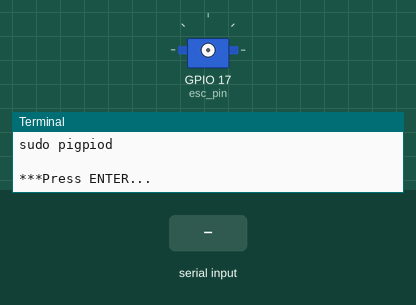
Simulated run of this program. Board: Raspberry Pi (BCM pin numbers). Shown: servo, the last lines printed to the terminal. Inputs (shaded band) come from the test bench. Servo angles are drawn from the pulse width (0.5 ms = 0°, 2.5 ms = 180°).

Above: at 1.2 s.
1.3 s: "s" typed at the terminal, then Enter
2.8 s: "q" typed at the terminal, then Enter
At 3.6 s:
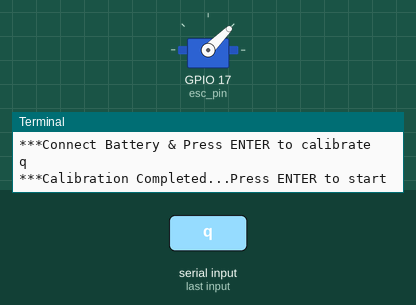
4.3 s: "5" typed at the terminal, then Enter
5.8 s: "s" typed at the terminal, then Enter
7.3 s: "90" typed at the terminal, then Enter
At 8.2 s:
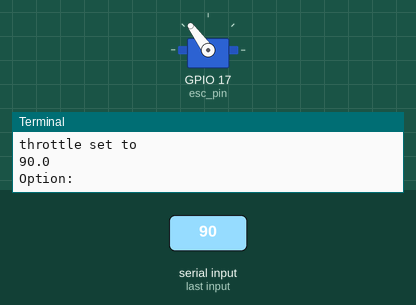
8.8 s: "q" typed at the terminal, then Enter
At 9.4 s:
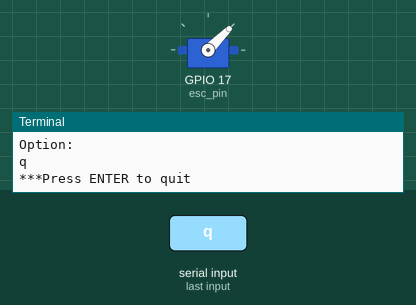
Timing chart, 0 to 11.3 s (numbered marks = the images above; inputs shaded):
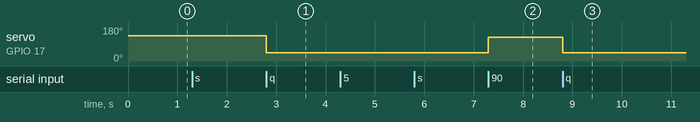

The program:

motortestpig.py
```python
#to set a frequency generator for esc
# Requires the pigpio daemon to be running
#
# sudo pigpiod
print("\nMake sure your pigpio daemon is running..\nsudo pigpiod")
print('\n***Press ENTER...')
res = raw_input()
esc_pin=17
#pin BCM

import pigpio
print("From BCM using pin")
print(esc_pin)

pi = pigpio.pi() # Connect to local Pi.


pi.set_servo_pulsewidth(esc_pin, 2000) #start with full throttle
print('***Connect Battery & Press ENTER to calibrate')
res = raw_input()
pi.set_servo_pulsewidth(esc_pin, 1000)  #zero throttle
print('***Calibration Completed...Press ENTER to start')
res = raw_input()


pwidth=1000
#duty cycle for zero throttle

print ('set throttle percentage > s |quit > q')

cycling = True
try:
    while cycling:
        pi.set_servo_pulsewidth(esc_pin, pwidth)
        print('Option: ')
        res = raw_input()
        if res == 's':
            print('Enter percentage')
            val = float(input(": "))
            pwidth = 1000+(val*1000/100)
            print('throttle set to')
            print(val)
        if res == 'q':
            cycling = False
finally:
    # shut down cleanly
    pi.set_servo_pulsewidth(esc_pin, 1000)  #zero throttle
    pi.stop()


print('***Press ENTER to quit')
res = raw_input()
pi.stop()
```

Measured:
- after the input at 2.8 s, servo on GPIO 17 (esc_pin): 135° → 45° at once
- after the input at 7.3 s, servo on GPIO 17 (esc_pin): 45° → 126° at once
- after the input at 8.8 s, servo on GPIO 17 (esc_pin): 126° → 45° at once
